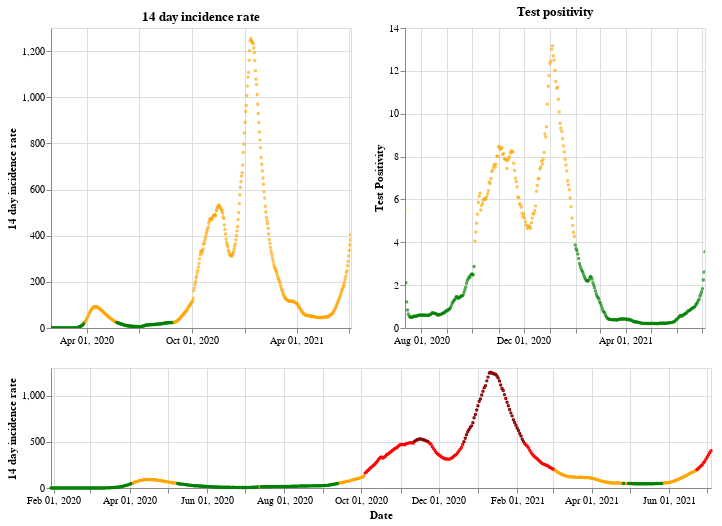

This figure's notebook cell:
### Markdown cell above
## England

### Code cell
plot_traffic_light('England')

### Figure 1 — Vega-Lite specification as saved in the notebook (floating-point values rounded to 4 significant figures; data arrays with more than 128 entries replaced by an {"elided": "..."} marker saying what was removed)
{"config": {"view": {"continuousWidth": 400, "continuousHeight": 300}}, "vconcat": [{"hconcat": [{"mark": {"type": "point", "size": 2}, "encoding": {"color": {"condition": {"value": "green", "test": "(datum.twoWeeklyCasesRate <= 25)"}, "value": "orange"}, "tooltip": [{"type": "nominal", "field": "areaName"}, {"type": "temporal", "field": "date"}, {"type": "quantitative", "field": "twoWeeklyCasesRate"}, {"type": "quantitative", "field": "testPositivity"}], "x": {"type": "temporal", "axis": {"title": ""}, "field": "date", "scale": {"domain": {"selection": "DateBrush"}}, "timeUnit": "yearmonthdate"}, "y": {"type": "quantitative", "axis": {"title": "14 day incidence rate"}, "field": "twoWeeklyCasesRate"}}, "title": "14 day incidence rate", "width": 300}, {"mark": {"type": "point", "size": 2}, "encoding": {"color": {"condition": {"value": "green", "test": "(datum.testPositivity <= 4)"}, "value": "orange"}, "tooltip": [{"type": "nominal", "field": "areaName"}, {"type": "temporal", "field": "date"}, {"type": "quantitative", "field": "twoWeeklyCasesRate"}, {"type": "quantitative", "field": "testPositivity"}], "x": {"type": "temporal", "axis": {"title": ""}, "field": "date", "scale": {"domain": {"selection": "DateBrush"}}, "timeUnit": "yearmonthdate"}, "y": {"type": "quantitative", "axis": {"title": "Test Positivity"}, "field": "testPositivity"}}, "title": "Test positivity", "width": 300}]}, {"layer": [{"mark": {"type": "point", "size": 2}, "encoding": {"color": {"condition": {"value": "orange", "test": "(((datum.testPositivity < 4) && (datum.twoWeeklyCasesRate >= 50)) && (datum.twoWeeklyCasesRate < 200))"}, "value": "red"}, "opacity": {"condition": {"value": 1, "test": "((datum.twoWeeklyCasesRate >= 50) && (datum.twoWeeklyCasesRate < 500))"}, "value": 0}, "tooltip": [{"type": "nominal", "field": "areaName"}, {"type": "temporal", "field": "date"}, {"type": "quantitative", "field": "twoWeeklyCasesRate"}, {"type": "quantitative", "field": "testPositivity"}], "x": {"type": "temporal", "axis": {"title": "Date"}, "field": "date", "timeUnit": "yearmonthdate"}, "y": {"type": "quantitative", "axis": {"title": "14 day incidence rate"}, "field": "twoWeeklyCasesRate"}}, "selection": {"DateBrush": {"type": "interval", "encodings": ["x"], "fields": ["Time"]}}}, {"mark": {"type": "point", "size": 2}, "encoding": {"color": {"value": "darkred"}, "opacity": {"condition": {"value": 1, "test": "(datum.twoWeeklyCasesRate >= 500)"}, "value": 0}, "tooltip": [{"type": "nominal", "field": "areaName"}, {"type": "temporal", "field": "date"}, {"type": "quantitative", "field": "twoWeeklyCasesRate"}, {"type": "quantitative", "field": "testPositivity"}], "x": {"type": "temporal", "axis": {"title": "Date"}, "field": "date", "timeUnit": "yearmonthdate"}, "y": {"type": "quantitative", "axis": {"title": "14 day incidence rate"}, "field": "twoWeeklyCasesRate"}}}, {"mark": {"type": "point", "size": 2}, "encoding": {"color": {"condition": {"value": "green", "test": "((datum.testPositivity < 4) && (datum.twoWeeklyCasesRate < 50))"}, "value": "orange"}, "opacity": {"condition": {"value": 1, "test": "(datum.twoWeeklyCasesRate < 50)"}, "value": 0}, "tooltip": [{"type": "nominal", "field": "areaName"}, {"type": "temporal", "field": "date"}, {"type": "quantitative", "field": "twoWeeklyCasesRate"}, {"type": "quantitative", "field": "testPositivity"}], "x": {"type": "temporal", "axis": {"title": "Date"}, "field": "date", "timeUnit": "yearmonthdate"}, "y": {"type": "quantitative", "axis": {"title": "14 day incidence rate"}, "field": "twoWeeklyCasesRate"}}}], "height": 120, "width": 660}], "data": {"name": "data-fe29121745a48e31a31bd9a7074acec2"}, "$schema": "https://vega.github.io/schema/vega-lite/v4.8.1.json", "datasets": {"data-fe29121745a48e31a31bd9a7074acec2": {"elided": "522 records"}}}
